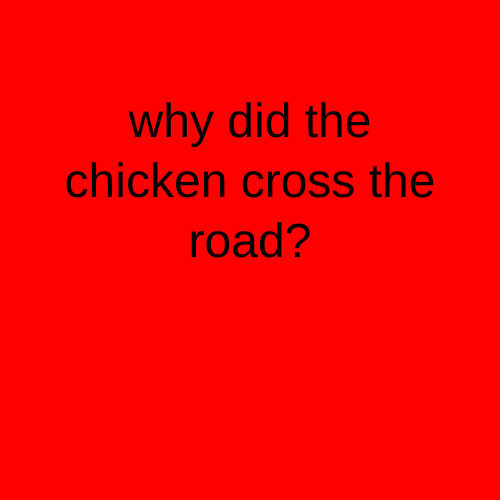
Frame 1 (no input)
Frame 60 (no input): identical to frame 1, image omitted
Frame 120 (the mouse pressed at the canvas centre since frame 60): identical to frame 1, image omitted

The p5.js sketch that drew this single still picture (run headless with seeded random() and noise() and a simulated clock; from frame 60 on, the mouse is pressed at the canvas centre):

// p5.js sketch
// ── sketch.js
let myState = 0;

function setup() {
  createCanvas(500, 500);
  textAlign(CENTER);
  rectMode(CENTER);
}

function draw() {
  switch (myState) {
    case 0:
    background('red');
    fill('black');
    textSize(48);
    text("why did the chicken cross the road?", width/2, height/2,400,300);
    break;


    case 1:
    background('red');
    fill('black');
    textSize(48);
    text("to get to the otherside?", width/2, height/2,400,300);
    break;
  }

}

function mouseReleased(){
myState = (myState + 1) % 2;
};
